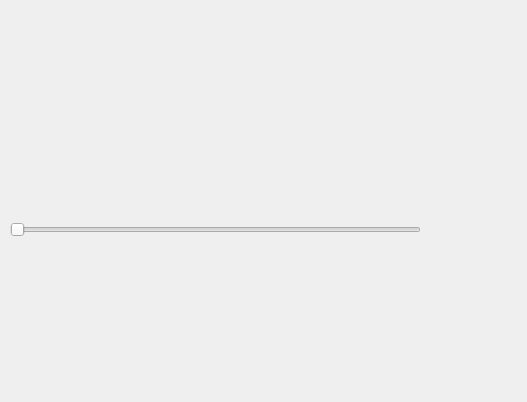
<?xml version="1.0" encoding="UTF-8"?>
<ui version="4.0">
 <class>QtRegionDock</class>
 <widget class="QDockWidget" name="QtRegionDock">
  <property name="geometry">
   <rect>
    <x>0</x>
    <y>0</y>
    <width>527</width>
    <height>402</height>
   </rect>
  </property>
  <property name="minimumSize">
   <size>
    <width>486</width>
    <height>270</height>
   </size>
  </property>
  <property name="windowTitle">
   <string>Regions</string>
  </property>
  <widget class="QWidget" name="dockWidgetContents">
   <widget class="QStackedWidget" name="region_stack">
    <property name="geometry">
     <rect>
      <x>0</x>
      <y>0</y>
      <width>481</width>
      <height>221</height>
     </rect>
    </property>
    <property name="minimumSize">
     <size>
      <width>0</width>
      <height>0</height>
     </size>
    </property>
    <property name="lineWidth">
     <number>0</number>
    </property>
    <property name="midLineWidth">
     <number>1</number>
    </property>
    <property name="currentIndex">
     <number>0</number>
    </property>
    <widget class="QWidget" name="page"/>
    <widget class="QWidget" name="page_2"/>
   </widget>
   <widget class="QSlider" name="region_scroll">
    <property name="enabled">
     <bool>false</bool>
    </property>
    <property name="geometry">
     <rect>
      <x>10</x>
      <y>220</y>
      <width>411</width>
      <height>20</height>
     </rect>
    </property>
    <property name="toolTip">
     <string>move to info about a different region</string>
    </property>
    <property name="maximum">
     <number>1</number>
    </property>
    <property name="orientation">
     <enum>Qt::Horizontal</enum>
    </property>
   </widget>
   <widget class="QPushButton" name="dismiss_region">
    <property name="enabled">
     <bool>false</bool>
    </property>
    <property name="geometry">
     <rect>
      <x>454</x>
      <y>220</y>
      <width>21</width>
      <height>20</height>
     </rect>
    </property>
    <property name="toolTip">
     <string>delete this region</string>
    </property>
    <property name="text">
     <string/>
    </property>
    <property name="flat">
     <bool>true</bool>
    </property>
   </widget>
   <widget class="QPushButton" name="reset_regions">
    <property name="enabled">
     <bool>false</bool>
    </property>
    <property name="geometry">
     <rect>
      <x>428</x>
      <y>220</y>
      <width>21</width>
      <height>20</height>
     </rect>
    </property>
    <property name="toolTip">
     <string>delete ALL regions</string>
    </property>
    <property name="text">
     <string/>
    </property>
    <property name="flat">
     <bool>true</bool>
    </property>
   </widget>
  </widget>
 </widget>
 <resources/>
 <connections/>
</ui>
